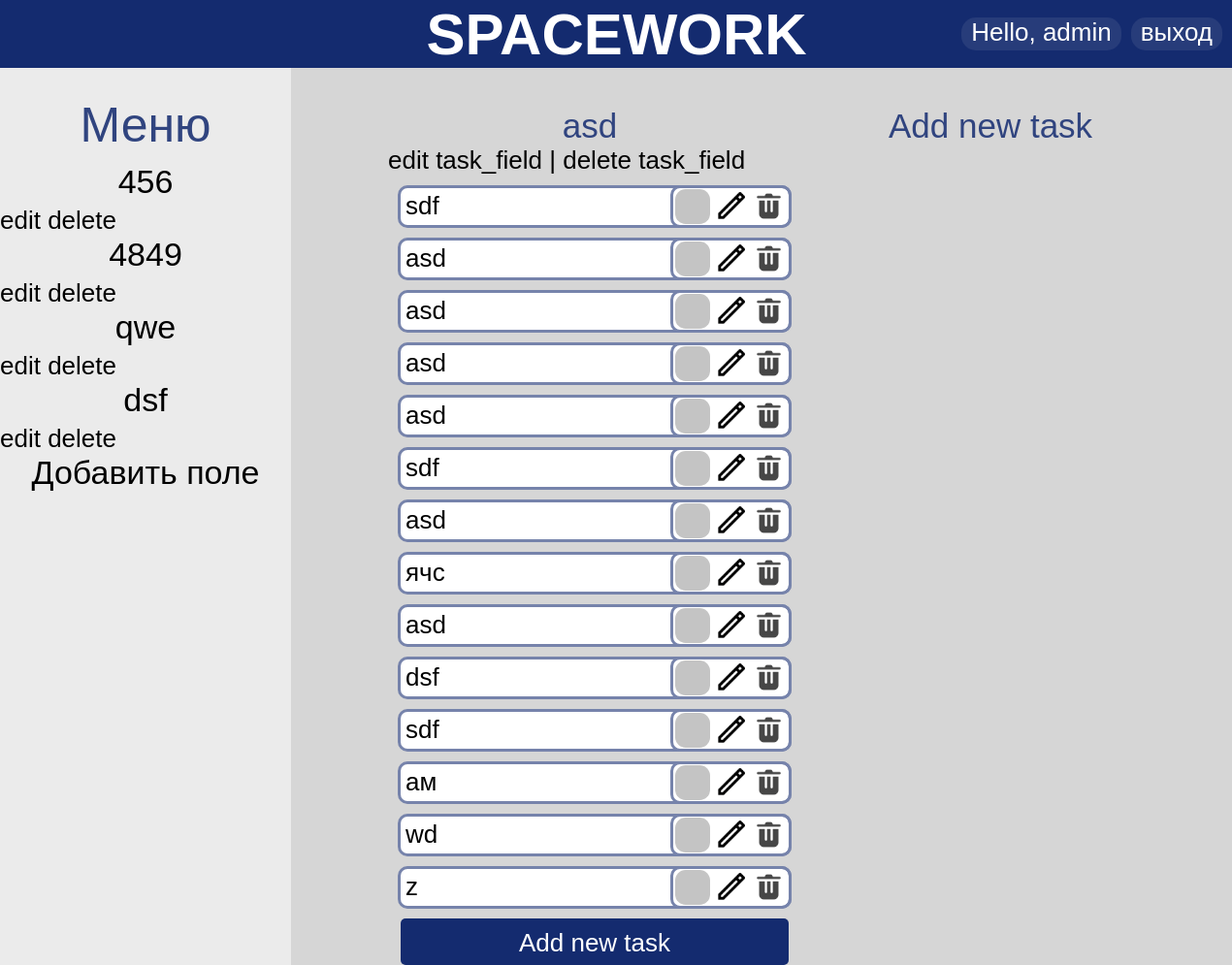
The app's page /40 (signed in) with its own data.
### account/models.py (models this page shows, shortened)
class WorkField(models.Model):
    user = models.ForeignKey(User, on_delete=models.CASCADE, null=True, blank=True)
    title = models.CharField(max_length=200, default="")

class TaskField(models.Model):
    workField = models.ForeignKey(WorkField, on_delete=models.CASCADE, null=True, blank=True)
    title = models.CharField(max_length=200, default="")

class Task(models.Model):
    taskField = models.ForeignKey(TaskField, on_delete=models.CASCADE, null=True, blank=True)
    title = models.CharField(max_length=1000, default="")
    complete = models.BooleanField(default=False)
    created = models.DateTimeField(auto_now_add=True)
    class Meta:
        ordering = ['complete']

### account/views.py (the view)
# urls.py: path('<int:pk>', views.main_activePage, name='main_active'),
def main_activePage(request, pk):
    work_field = WorkField.objects.get(id=pk)
    work_fields = WorkField.objects.filter(user=request.user)
    task_fields = TaskField.objects.filter(workField=work_field)
    tasks = Task.objects.all()
    context = {
        'work_field': work_field,
        'work_fields': work_fields,
        'task_fields': task_fields,
        'tasks': tasks,
    }
    return render(request, 'main_active.html', context)

### account/templates/main_active.html (shortened to what this page needs)
{% extends 'main.html' %}
{% block content %}
    {% for task_field in task_fields %}
        <div class="left_list">
            <p class="list_title">{{ task_field.title }}</p>
            <a href="{% url 'edite_task_field' work_field.pk task_field.pk %}">edit task_field |</a>
            <a href="{% url 'delete_task_field' work_field.pk task_field.pk %}">delete task_field</a>
            {% for task in tasks %}
                {% if task.taskField == task_field %}
                    <div class="item">
                        <div class="item_data">
                            <div class="item_top">
                                <div class="top_btns">
                                    <button class="delete_btn">
                                        <img src="../static/img/delete_bin.png" width="35" height="35">
                                    </button>
                                    <button class="edit_btn">
                                        <img src="../static/img/edit.png" width="35" height="35">
                                    </button>
                                    <div class="item_bot">
                                        <input type="checkbox" class="isDone">
                                    </div>
                                </div>
                                <div class="item_title">
                                    <p>
                                        {{ task.title }}
                                </div>
                            </div>
                        </div>
                    </div>
                {% endif %}
            {% endfor %}
            <div class="add_task_btn">
                <a class="white_text" href="{% url 'add_task' work_field.pk task_field.pk %}">Add new task</a>
            </div>
        </div>
    {% endfor %}
    <div class="left_list">
        <p class="list_title"><a class="list_title" href="{% url 'add_task_field' work_field.pk %}">Add new task</a></p>
    </div>
{% endblock %}

### account/templates/main.html (shortened to what this page needs)
{% load static %}
<!DOCTYPE html>
<html lang="en">
<head>
    <link rel="stylesheet" href="{% static 'style2.css' %}?20181209">
</head>
<body>
<div class="header">
    <h1 class="logo_text">SPACEWORK</h1>
    <div class="ent_reg">
        <p class="enter">Hello, {{ request.user }}</p>
        <a class="register" href="{% url 'logout' %}">выход</a>
    </div>
</div>
<div class="mainspace">
    <div class="menu">
        <p class="menu_name">Меню</p>
        <div class="menu_title">
            {% block nav %}
                {% for work_field in work_fields %}
                    <div>
                        <a href="{% url 'main_active' work_field.pk %}">
                            <p class="space_name">
                                {{ work_field.title }}
                            </p>
                        </a>
                        <a href="{% url 'edite_work_field' work_field.pk %}">edit</a>
                        <a href="{% url 'delete_work_field' work_field.pk %}">delete</a>
                    </div>
                {% endfor %}
                {% block add_work_field %}
                    <a href="{% url 'add_work_field'%}">
                        <p class="space_name">
                            Добавить поле
                        </p>
                    </a>
                {% endblock %}
            {% endblock %}
        </div>
    </div>
    <div class="space">
        {% block content %}{% endblock %}
    </div>
</div>
</body>
</html>

### account/static/style2.css (style rules this page uses)
* { margin: 0px; font-size: 26px; font-family: Geneva, Arial, Helvetica, sans-serif; }
a { text-decoration: none; color: black; }
body { background-color: rgb(214, 214, 214); overflow-x: hidden; }
.item { min-height: 38px; margin-top: 10px; margin-left: 10px; border: 3px solid rgb(118, 131, 171); background-color: white; width: 400px; border-radius: 10px; }
.item_bot { margin-top: 3px; display: inline-flex; }
.item_title { margin: 3px 3px 0px 5px; word-wrap: break-word; }
.delete_btn { width: 36px; height: 36px; float: right; margin: 0px; margin-right: 3px; padding: 0px; outline: none; border: 0; background: transparent; margin-top: 1px; margin-bottom: -6px; }
.edit_btn { width: 36px; height: 36px; float: right; margin: 0px; margin-right: 3px; padding: 0px; outline: none; border: 0; background: transparent; margin-top: 1px; margin-bottom: -6px; }
.top_btns { height: 38px; border: 3px solid rgb(118, 131, 171); float: right; margin-right: -3px; margin-top: -6px; margin-left: 3px; border-radius: 10px; }
.isDone { margin-right: 3px; margin-left: 2px; margin-top: -2px; width: 36px; height: 36px; appearance: none; -webkit-appearance: none; -moz-appearance: none; background-color: rgb(196, 196, 196); border-radius: 30%; }
.header { height: 70px; background-color: rgb(20, 43, 111); align-items: center; display: flex; width: 100%; }
.logo_text { color: white; margin-left: auto; margin-right: auto; font-size: 60px; padding-left: 300px; padding-right: 20px; }
.enter { margin-right: 10px; color: white; background-color: rgb(39, 60, 122); border-radius: 15px; padding-left: 10px; padding-right: 10px; padding-bottom: 3px; }
.register { margin-right: 10px; color: white; background-color: rgb(39, 60, 122); border-radius: 15px; padding-left: 10px; padding-right: 10px; padding-bottom: 3px; }
.ent_reg { display: flex; }
.mainspace { display: flex; }
.space { margin-top: 40px; position: absolute; margin-left: 300px; width: calc(100% - 240px); display: flex; overflow-x: auto; height: calc(100% - 110px); }
.left_list { margin-left: 100px; }
.menu { position: absolute; height: calc(100% - 70px); width: 300px; background-color: rgb(235, 235, 235); }
.list_title { color: rgb(48, 68, 127); text-align: center; font-size: 35px; }
.space_name { margin-bottom: 5px; text-align: center; font-size: 34px; }
.menu_name { color: rgb(48, 68, 127); text-align: center; font-size: 50px; margin-top: 30px; margin-bottom: 10px; }
.white_text { color: white; }
.add_task_btn { text-align: center; margin-top: 10px; margin-left: 13px; padding-top: 10px; padding-bottom: 7px; width: 400px; border-radius: 5px; background-color: rgb(20, 43, 111); font-size: 24px; }

### records on screen
WorkField: title "456"
WorkField: title "4849"
WorkField: title "qwe"
WorkField: title "dsf"
TaskField: title "asd"
Task: title "sdf"
Task: title "asd"
Task: title "asd"
Task: title "asd"
Task: title "asd"
Task: title "sdf"
Task: title "asd"
Task: title "ячс"
Task: title "asd"
Task: title "dsf"
Task: title "sdf"
Task: title "ам"
Task: title "wd"
Task: title "z"

### other values on screen
{{ request.user }} "admin"
